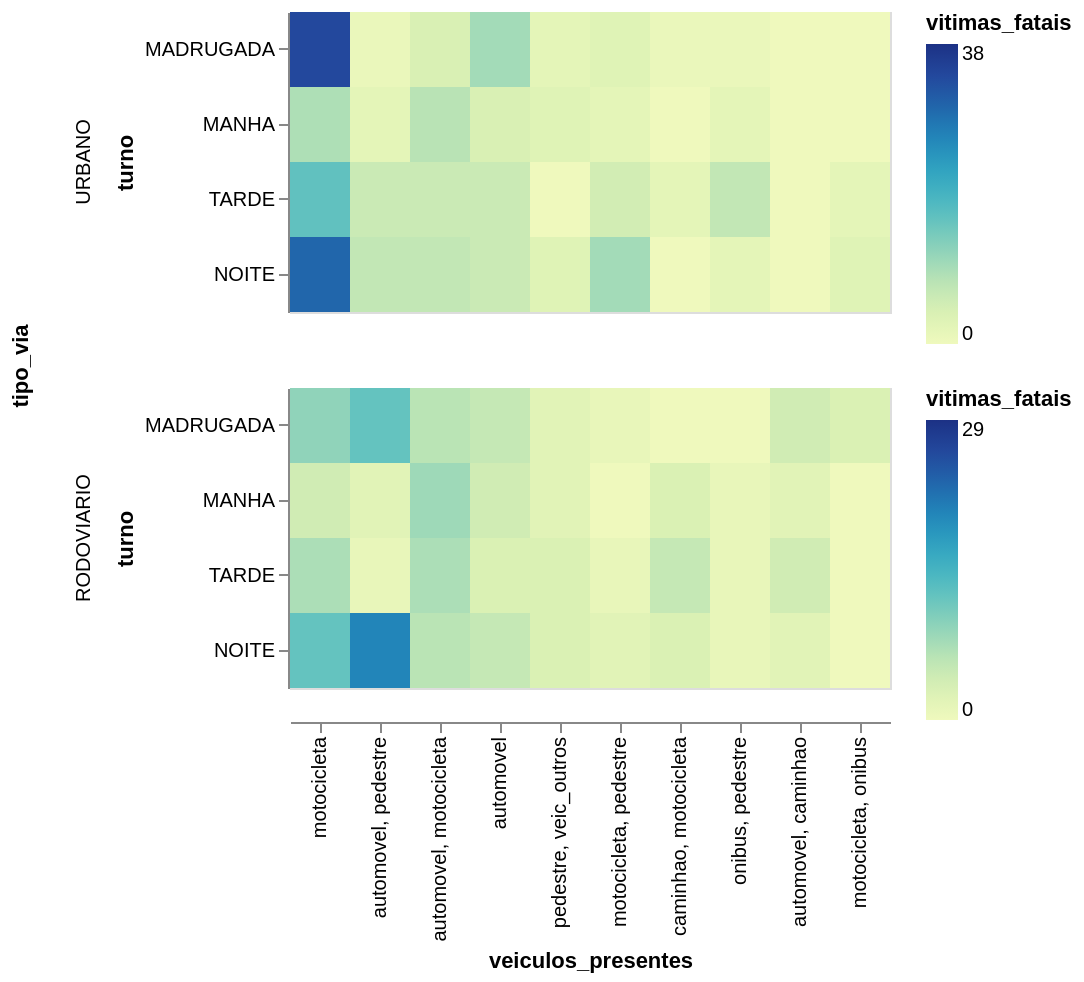

Here is the notebook cell this chart was saved with:
### Code cell
df_vitimas_veiculos_presentes.filter(c('veiculos_presentes').is_in(order_vitimas)).with_columns(c('veiculos_presentes').cast(pl.Enum(order_vitimas)))\
    .plot.rect(x='veiculos_presentes', color='vitimas_fatais', y='turno', row='tipo_via') \
    .properties(height=150, width=300).resolve_scale(color='independent')

### Figure 1 — Vega-Lite specification as saved in the notebook (floating-point values rounded to 4 significant figures; data arrays with more than 128 entries replaced by an {"elided": "..."} marker saying what was removed)
{"config": {"view": {"continuousWidth": 300, "continuousHeight": 300}}, "data": {"name": "data-9cc65cb1758fd26119f33671fa415dbb"}, "mark": {"type": "rect", "tooltip": true}, "encoding": {"color": {"field": "vitimas_fatais", "type": "quantitative"}, "row": {"field": "tipo_via", "sort": ["URBANO", "RODOVIARIO"], "type": "ordinal"}, "x": {"field": "veiculos_presentes", "sort": ["motocicleta", "automovel, pedestre", "automovel, motocicleta", "automovel", "pedestre, veic_outros", "motocicleta, pedestre", "caminhao, motocicleta", "onibus, pedestre", "automovel, caminhao", "motocicleta, onibus"], "type": "ordinal"}, "y": {"field": "turno", "sort": ["MADRUGADA", "MANHA", "TARDE", "NOITE"], "type": "ordinal"}}, "height": 150, "params": [{"name": "param_1e9efca18e7a2868", "select": {"type": "interval", "encodings": ["x", "y"]}, "bind": "scales"}], "resolve": {"scale": {"color": "independent"}}, "width": 300, "$schema": "https://vega.github.io/schema/vega-lite/v6.4.1.json", "datasets": {"data-9cc65cb1758fd26119f33671fa415dbb": {"elided": "154 records"}}}
